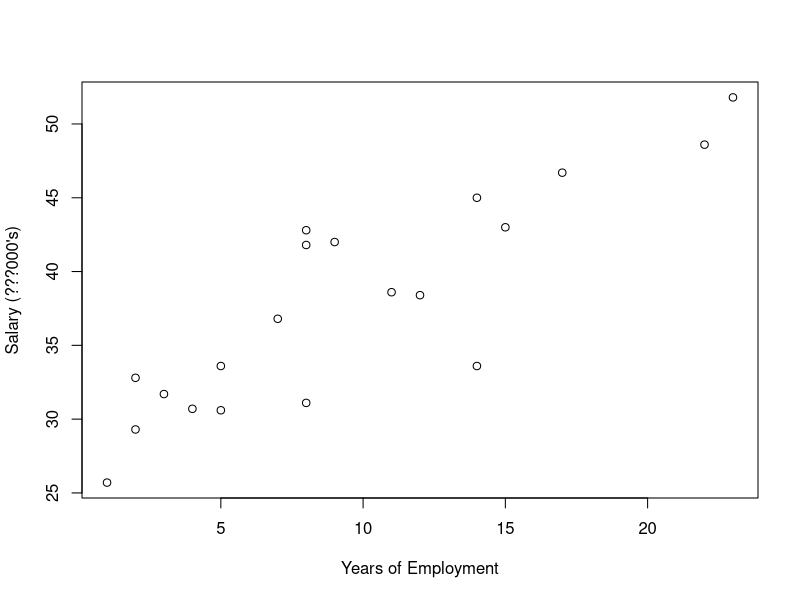
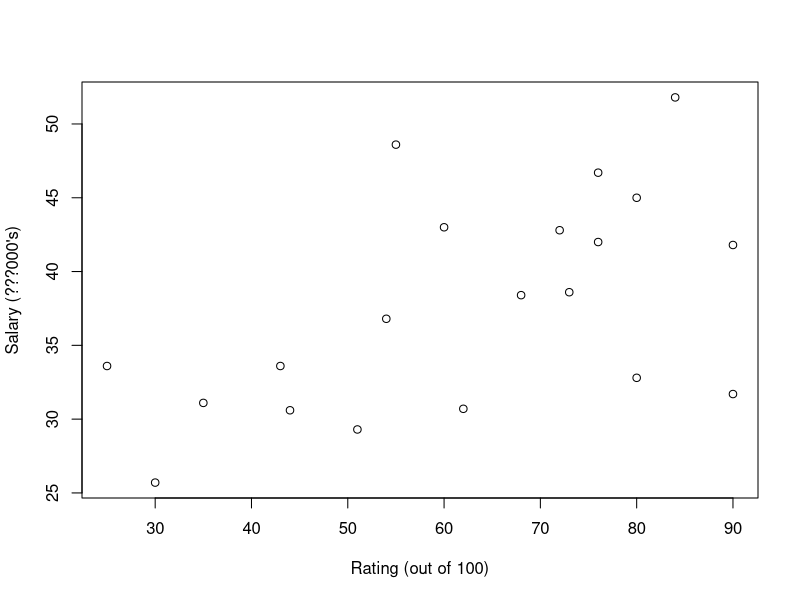
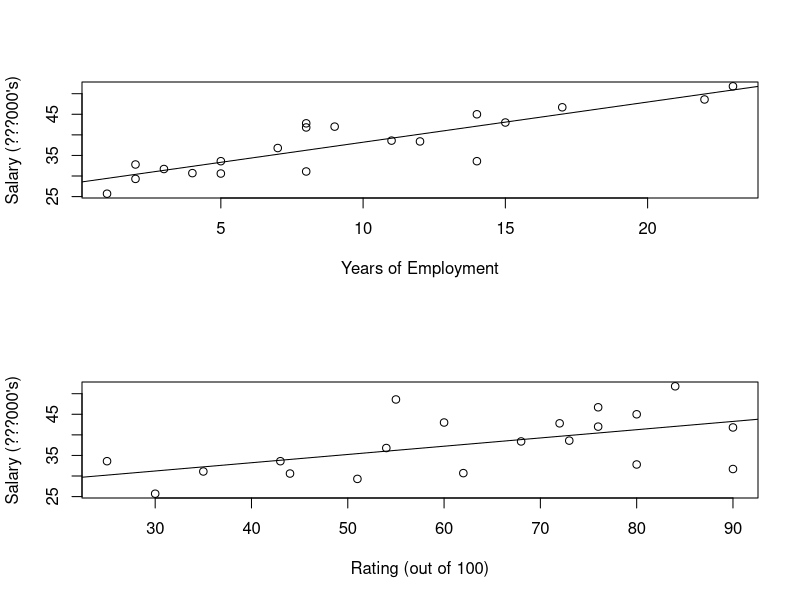

Reproduce these figures in R, in order. (Note: this script raises an error after producing the figures.)
# Regression Tutorial & Lab Exercise Sheet 1

# Q1
# Read in the Edu_salary.csv dataset.
# Ensure that your working directory in RStudio contains the dataset.

salary_data<-read.csv("Edu_salary.csv")
View(salary_data)
names(salary_data)
attach(salary_data)


# (a) Scatter plots
plot(Years,Salary,xlab="Years of Employment",ylab="Salary (???000's)")
plot(Rating,Salary,xlab="Rating (out of 100)",ylab="Salary (???000's)")

# (b)
YearsModel<-lm(Salary~Years)
RatingModel<-lm(Salary~Rating)

par(mfrow=c(2,1))
plot(Years,Salary,xlab="Years of Employment",ylab="Salary (???000's)")
abline(YearsModel)

plot(Rating,Salary,xlab="Rating (out of 100)",ylab="Salary (???000's)")
abline(RatingModel)

# (c)
cor(Salary,Years)
cor(Salary,Rating)

summary(YearsModel)
summary(RatingModel)

### Coefficient Standard Error 
# This measures the average amount that the  coefficient estimates vary 
# from the actual average value of our  response variable. 
# It is the the standard deviation of the coefficient.
# This can be used for computing confidence intervals. 

### t-statistic 
### This is the coefficient divided by the standard error. 
### In general, we want our coefficients to have large t-statistics, because it 
### indicates that our standard error is small in comparison to our coefficient.

### p-value
# A small p-value indicates that it is unlikely we will observe a relationship 
# between the predictor (speed) and response (dist) variables due to chance. 

### The Residual Standard Error is a measure of the quality of a linear regression fit. 
# we want the smallest residual standard error possible, because that means our 
#### model's prediction line is very close to the actual values, on average.

### F-statistic

# The null hypothesis is that the coefficients for all of the variables in 
# your model are zero. The alternative hypothesis is that at least one of them is not zero. 
# A larger F-statistic indicates that the null hypothesis should be rejected.
# A p-value below 0.05 indicates that you have at least one coefficient in your 
# model that is not zero. 

# (d)
predict(YearsModel,data.frame(Years = 10))  
predict(RatingModel,data.frame(Rating = 50))  

z# (e) 
# Create model with all predictors included - multiple linear regression!
SalaryModel.all <- lm(Salary~Years+Rating)
SalaryModel.all

summary(SalaryModel.all) 
predict(SalaryModel.all,data.frame(Years=10,Rating=50))  


# Residual plot (not asked)
# Residuals are the difference between the actual observed response values 
# and the values predicted by the model. We should observe a symmetrical 
# distribution across these residuals with a the median value zero.
Salary.resid<-resid(SalaryModel.all)
plot(Salary,Salary.resid)
abline(0,0)

# Q2 

tyre_data<-read.csv("tyrepressure.csv")
View(tyre_data)
names(tyre_data)
head(tyre_data)
attach(tyre_data)

# (b)
par(mfrow=c(1,1))
plot(TyrePressure,mpg,xlab="Pressure (PSI)",ylab="Miles per Gallon")

# (c)
tyre_model<-lm(mpg~TyrePressure)
plot(TyrePressure,mpg,xlab="Pressure (PSI)",ylab="Miles per Gallon")
abline(tyre_model)

predict(tyre_model,data.frame(TyrePressure=32)) 

# Residuals and residual plot
mpg.resid<-resid(tyre_model)
plot(mpg,mpg.resid,xlab="Pressure",ylab="Residuals")
abline(0, 0)  

# (d)
cor(TyrePressure,mpg)
summary(tyre_model)

# (e) 
TyrePressure2<-TyrePressure^2 # quadratic independent variable
quad.tyre.model<-lm(mpg~TyrePressure+TyrePressure2) # quadratic model
summary(quad.tyre.model)

# To plot we need to create a new data set of x-vales
pressure_values<-seq(25,40,0.1)
predict_mpg<-predict(quad.tyre.model,
                     list(TyrePressure=pressure_values,
                          TyrePressure2=pressure_values^2))

plot(TyrePressure,mpg)
lines(pressure_values,predict_mpg)
                     
# predict mpg when pressure=32 using quadratic model
predict(quad.tyre.model,data.frame(TyrePressure=32,TyrePressure2=32^2))

###############################################################

# Q3
blood.data<-read.csv("SBP.csv")
names(blood.data)
View(blood.data)

# (a) Recode gender variable to 0,1 install.packages("dplyr") 
# tools for working with data frames

# library(dplyr)
blood.data$Gender<-ifelse(blood.data$Gender=="F",0,1) 
View(blood.data)
attach(blood.data)

# (b) 
lin.blood.model.age <- lm(SBP~Age)
summary(lin.blood.model.age)
lin.blood.model.weight <- lm(SBP~Weight)
summary(lin.blood.model.weight)

plot(Age,SBP)
abline(lin.blood.model.age)
plot(Weight,SBP)
abline(lin.blood.model.weight)

predict(lin.blood.model.weight,data.frame(Weight=190))
predict(lin.blood.model.age,data.frame(Age=80))

# (c)
t <- table(Gender)
prop.table(t)

# Create boxplot showing relationship between gender and SBP
boxplot(SBP~Gender,xlab="Gender",ylab="SBP") 
t.test(SBP~Gender) # t-test shows there is no significant difference
cor.test(SBP,Gender) # insignificant correlation

# (d) 
lin.blood.model.full <- lm(SBP~Age+Weight+Gender,data = blood.data) 
lin.blood.model.full <- lm(SBP~.,data = blood.data) # shorter code for previous line
summary(lin.blood.model.full)

# gender is insignificant!
# We might be able to improve the model by removing gender from the predictors

predict(lin.blood.model.full,data.frame(Gender=0,Age=80,Weight=190))
predict(lin.blood.model.full,data.frame(Gender=1,Age=80,Weight=190))
